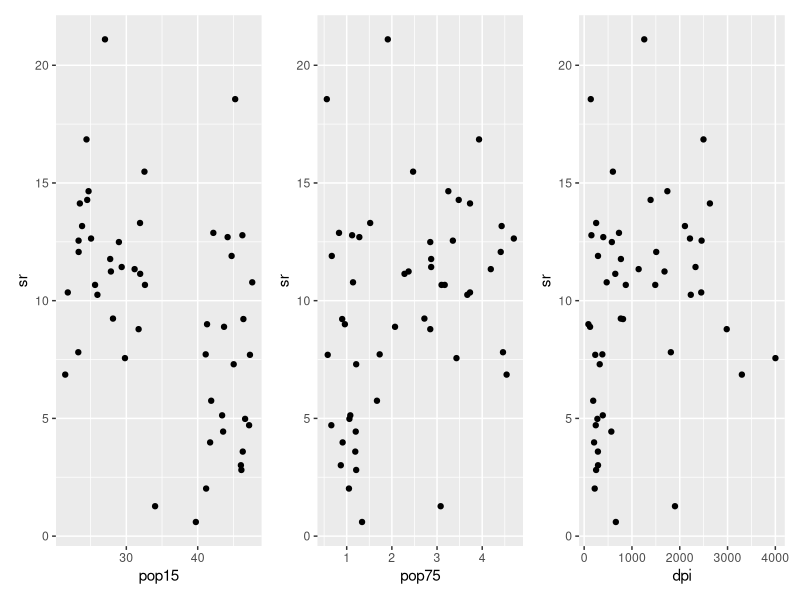
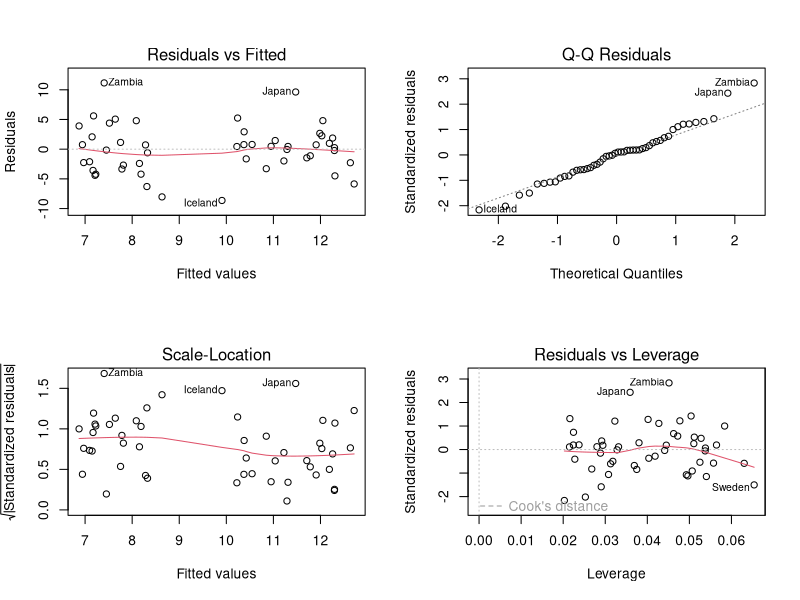
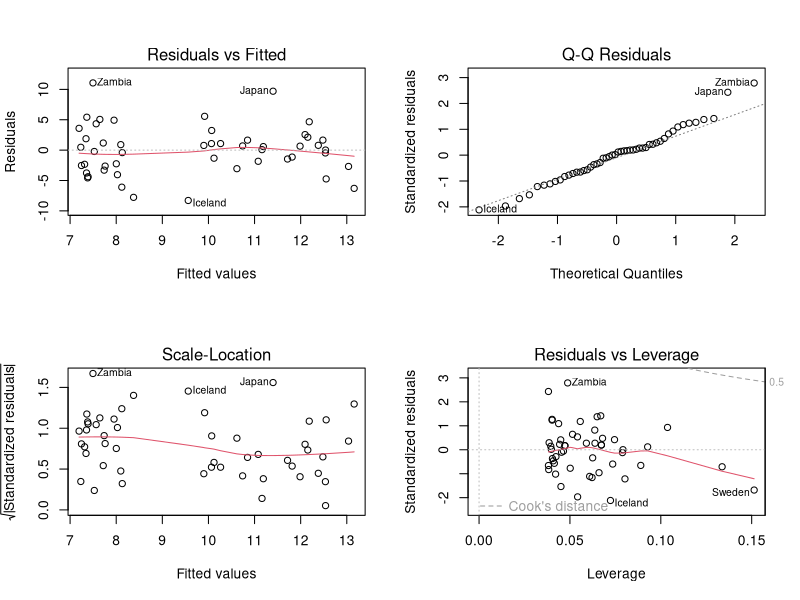
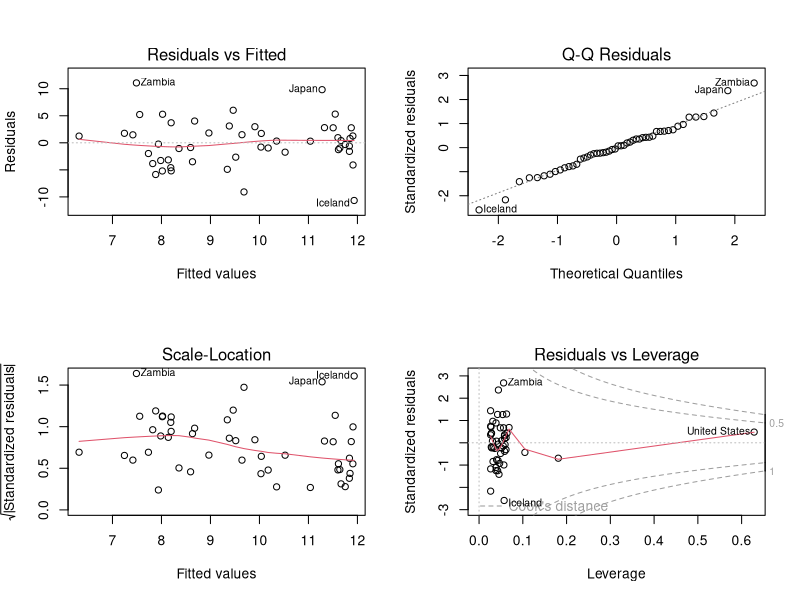
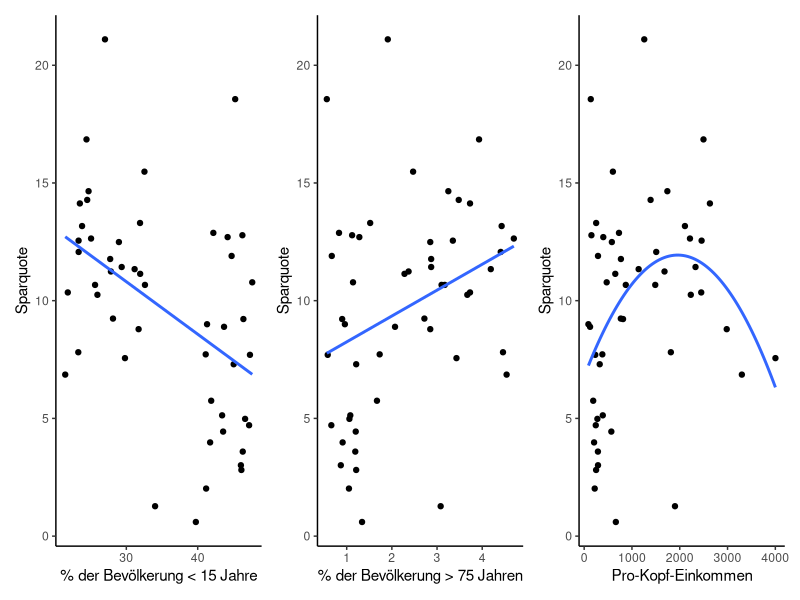

These figures' R source, in order:
#' ---
#' lesson: Statistik 3
#' knitr:
#'   opts_chunk: 
#'     collapse: false
#' musterloesung: true
#' ---
#' 
#' # Statistik 3: Übung
#' 
#' ## Lineare und polynomische Regression
#' 
#' *Aufgabenbeschreibung*
#' 
#' In R gibt es zahlreiche eingebaute Datensätze. Diese sind direkt in R verfügbar und können ohne zusätzliche Downloads oder Installationen genutzt werden. In dieser Übung verwenden wir den Datensatz `LifeCycleSavings`.
#' Du kannst den Datensatz z.B. mit folgendem Befehl als Objekt laden:
#' 
## -----------------------------------------------------------------------------
DataUebung3 <- LifeCycleSavings

#' 
#' 
#' 
#' Der Datensatz enthält Informationen über die Sparquoten in 50 Ländern:
#' 
#' -   `sr` Sparquote (*Savings Ratio*; Anteil des Einkommens der gespart wird in Prozent)
#' 
#' -   `pop15` Prozentsatz der Bevölkerung unter 15 Jahren
#' 
#' -   `pop75` Prozentsatz der Bevölkerung über 75 Jahren
#' 
#' -   `dpi` Pro-Kopf-Einkommen
#' 
#' Du sollst nun untersuchen, ob und wie Sparquote von den anderen drei Variablen abhängt. Teste für jede erklärende Variable einzeln auf lineare und quadratische Zusammenhänge. Stelle die Ergebnisse grafisch dar und verfasse einen ausformulierten Methoden- und Ergebnisteil.
#' 
#' :::: {.content-hidden unless-meta="musterloesung"}
#' ::: callout-note
#' ## Lösung Übung 3
#' 
#' [Demoscript herunterladen (.R)](../purl/Statistik3_Uebung.R){.dld}
#' 
#' [Demoscript herunterladen (.qmd)](../purl/Statistik3_Uebung.qmd){.dld}
#' 
#' ### R-Session vorbereiten
#' 
## -----------------------------------------------------------------------------
library(ggplot2)
library(patchwork)


#' 
#' # Daten anschauen
#' 
## -----------------------------------------------------------------------------
p1 <- ggplot(LifeCycleSavings, aes(x = pop15, y = sr)) +
  geom_point()
p2 <- ggplot(LifeCycleSavings, aes(x = pop75, y = sr)) +
  geom_point()
p3 <- ggplot(LifeCycleSavings, aes(x = dpi, y = sr)) +
  geom_point()

p1+p2+p3


#' 
#' -\> Zusammenhänge sind zu erahnen, aber die Streuung ist gross.
#' 
#' ### Modelle erstellen
#' 
## -----------------------------------------------------------------------------


lm_pop15 <- lm(sr ~ pop15 , data = LifeCycleSavings ) # Einfaches lineares Modell
lm_q_pop15 <- lm(sr ~ pop15 + I(pop15^2),  data = LifeCycleSavings) # Modell mit quadratischem Term


lm_pop75 <- lm(sr ~ pop75, data = LifeCycleSavings ) # Einfaches lineares Modell
lm_q_pop75 <- lm(sr ~ pop75 + I(pop75^2),  data = LifeCycleSavings) # Modell mit quadratischem Term

lm_dpi <- lm(sr ~ dpi , data = LifeCycleSavings ) # Einfaches lineares Modell
lm_q_dpi <- lm(sr ~ dpi + I(dpi^2),  data = LifeCycleSavings) # Modell mit quadratischem Term



#' 
#' ### Modell-Outputs anschauen
#' 
## -----------------------------------------------------------------------------
lm_pop15 |> summary()
lm_q_pop15 |> summary()

#' 
#' -\> Ein linearer negativer Zusammenhang ist vorhanden.
#' 
#' -\> Kein quadratischer Zusammenhang.
#' 
## -----------------------------------------------------------------------------
lm_pop75 |> summary() 
lm_q_pop75 |> summary() 

#' 
#' -\> Ein linearer postiviver Zusammenhang ist vorhanden.
#' 
#' -\> Kein quadratischer Zusammenhang.
#' 
## -----------------------------------------------------------------------------
lm_dpi |> summary()
lm_q_dpi |> summary() 

#' 
#' -\> Kein einfacher linearer Zusammenhang.
#' 
#' -\> Ein quadratischer Zusammenhang ist vorhanden.
#' 
#' ## Modeldiagnostik
#' 
## -----------------------------------------------------------------------------
# Residualplots
par(mfrow = c(2, 2))
plot(lm_pop15)
plot(lm_q_pop15)
plot(lm_q_dpi)

#' 
#' 
#' ## Darstellung der Ergebnisse
#' 
## -----------------------------------------------------------------------------

# Erstellen der Plots
p1 <- ggplot(LifeCycleSavings, aes(x = pop15, y = sr)) +
  geom_point() +
  geom_smooth(method = "lm", formula = y ~ x, se = FALSE) +
  labs(x = "% der Bevölkerung < 15 Jahre",
       y = "Sparquote") +
  theme_classic()

p2 <- ggplot(LifeCycleSavings, aes(x = pop75, y = sr)) +
  geom_point() +
  geom_smooth(method = "lm", formula = y ~ x, se = FALSE) +
  labs(x = "% der Bevölkerung > 75 Jahren",
       y = "Sparquote") +
  theme_classic()

p3 <- ggplot(LifeCycleSavings, aes(x = dpi, y = sr)) +
  geom_point() +
  geom_smooth(method = "lm", formula = y ~ x + I(x^2), se = FALSE) +
  labs(x = "Pro-Kopf-Einkommen",
       y = "Sparquote") +
  theme_classic()

p1 + p2 + p3


#' :::
#' ::::
